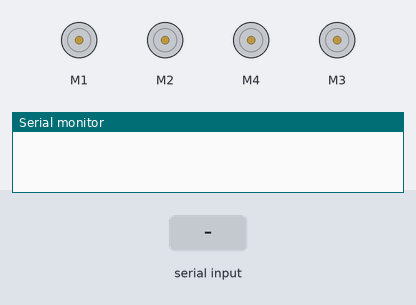
Recording of a sketch running on a simulated ATtiny85, built with avr-gcc and run on an emulated ATtiny85. Shown: 4 × DC motor (green arrow = forward, orange = backward, longer = faster), the last lines printed to the serial monitor. Inputs (shaded band) come from the test bench.

Above: at 1.2 s.
1.3 s: "90,45,200c" received over Serial
At 1.4 s:
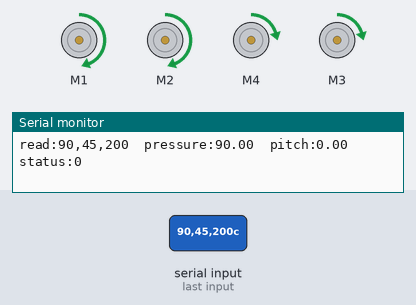
3.0 s: "30,150c" received over Serial
At 3.7 s:
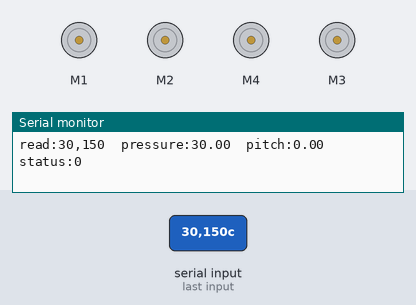
4.7 s: "5c" received over Serial
At 4.8 s:
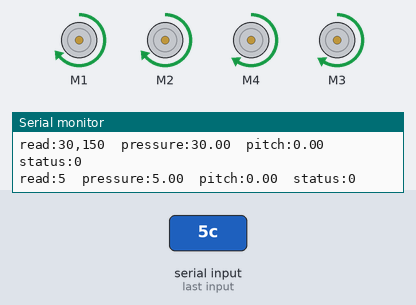
6.4 s: "200c" received over Serial
At 6.5 s:
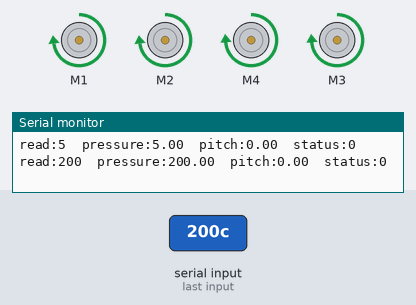
8.1 s: "1,90c" received over Serial
At 8.8 s:
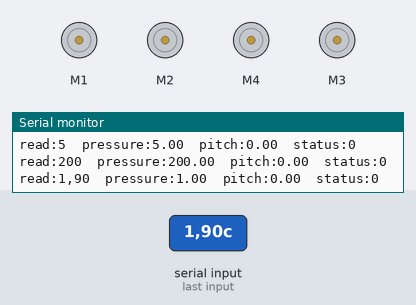
Timing chart, 0 to 10.8 s (numbered marks = the images above; inputs shaded):
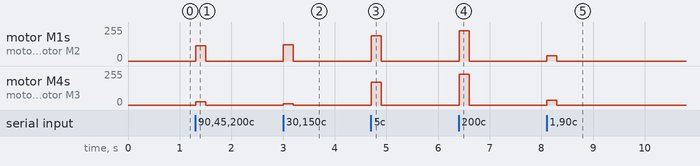

The sketch:

_DTouchCar.ino
```cpp
// (licence header left out)
// Core library for code-sense - IDE-based
#if defined(WIRING) // Wiring specific
#include "Wiring.h"
#elif defined(MAPLE_IDE) // Maple specific
#include "WProgram.h"
#elif defined(MPIDE) // chipKIT specific
#include "WProgram.h"
#elif defined(DIGISPARK) // Digispark specific
#include "Arduino.h"
#elif defined(ENERGIA) // LaunchPad specific
#include "Energia.h"
#elif defined(LITTLEROBOTFRIENDS) // LittleRobotFriends specific
#include "LRF.h"
#elif defined(MICRODUINO) // Microduino specific
#include "Arduino.h"
#elif defined(SPARK) || defined(PARTICLE) // Particle / Spark specific
#include "Arduino.h"
#elif defined(TEENSYDUINO) // Teensy specific
#include "Arduino.h"
#elif defined(REDBEARLAB) // RedBearLab specific
#include "Arduino.h"
#elif defined(ESP8266) // ESP8266 specific
#include "Arduino.h"
#elif defined(ARDUINO) // Arduino 1.0 and 1.5 specific
#include "Arduino.h"
#else // error
#error Platform not defined
#endif // end IDE

// Set parameters


// Include application, user and local libraries
#include <AFMotor/AFMotor.h>
#include <SoftwareSerial.h>
// Prototypes


// Define variables and constants
//SoftwareSerial BLE(0,1);

AF_DCMotor motorRB(1);//右后轮
AF_DCMotor motorRF(2);//右前轮
AF_DCMotor motorLF(3);//左前轮
AF_DCMotor motorLB(4);//左后轮

int carSpeed; //小车的速度
long status;//小车状态
int changed;
float RFzw=1,RBzw=1,LFzw=0.9,LBzw=0.9;//四个轮胎的速度系数
String readStr;
String pressureStr;
String pitchStr;
String statusStr;
float pressure,pitch;
void goBackward(float speed);
void trun(float angle);
void stop();
void goForward(float speed);
void setSpeed();
void turnAround(int direction);//0向左转，1向右转

// Add setup code
void setup()
{

    Serial.begin(9600);
    changed=0;
    // turn on motor
    carSpeed=150;
    status=0;
    stop();

}

// Add loop code
void loop()
{
    if (Serial.available()) {
        readStr=Serial.readStringUntil('c');
        pressureStr=readStr.substring(0, 5);
        pitchStr=readStr.substring(7, 12);
        statusStr=readStr.substring(14, 15);

        pressure=pressureStr.toFloat();
        pitch=pitchStr.toFloat();
        status=statusStr.toInt();
        Serial.print("read:");
        Serial.print(readStr);
        Serial.print("\tpressure:");
        Serial.print(pressure);
        Serial.print("\tpitch:");
        Serial.print(pitch);
        Serial.print("\tstatus:");
        Serial.print(status);
        Serial.print("\n");
        changed=0;
    }else{
        changed++;
    }
    if (changed>=300){
        if (changed>=1000) {
            changed=300;
        }
        stop();
    }else{
        trun(pitch);
        if (status==0) {
            goForward(pressure);
        }else{
            goBackward(pressure);
        }

    }


}

void trun(float angle){
    RFzw=1;
    RBzw=1;
    LFzw=0.9;
    LBzw=0.9;
    if (angle>=0) {
        if (angle>=1) {
            angle=1;
        }
        angle=1-angle;
        LBzw=angle*LBzw;
        LFzw=angle*LFzw;

    }else{
        if (angle<=-1) {
            angle=-1;
        }
        angle=1+angle;
        RBzw=angle*RBzw;
        RFzw=angle*RFzw;
    }

}

void goBackward(float speed){
    speed=speed/6.666;
    carSpeed=speed*255;
    motorRB.run(BACKWARD);
    motorRF.run(BACKWARD);
    motorLB.run(BACKWARD);
    motorLF.run(BACKWARD);

    setSpeed();
}

void stop(){
    motorRB.run(RELEASE);
    motorRF.run(RELEASE);
    motorLB.run(RELEASE);
    motorLF.run(RELEASE);
}

void goForward(float speed){
    speed=speed/6.666;
    carSpeed=speed*255;
    motorRB.run(FORWARD);
    motorRF.run(FORWARD);
    motorLB.run(FORWARD);
    motorLF.run(FORWARD);

    setSpeed();
}

void setSpeed(){
    motorRF.setSpeed(carSpeed*RFzw);
    motorLF.setSpeed(carSpeed*LFzw);
    motorLB.setSpeed(carSpeed*LBzw);
    motorRB.setSpeed(carSpeed*RBzw);
}

void turnAround(int direction){
    if (direction==0) {
        motorLB.run(BACKWARD);
        motorLF.run(BACKWARD);
        motorRB.run(FORWARD);
        motorRF.run(FORWARD);
    }else{
        motorRB.run(BACKWARD);
        motorRF.run(BACKWARD);
        motorLB.run(FORWARD);
        motorLF.run(FORWARD);
    }
    setSpeed();
}
```

Measured:
- after the input at 1.3 s, motor M1, motor M2: stopped → forward 114/255 at once, → stopped 0.19 s later; motor M4, motor M3: stopped → forward 25/255 at once, → stopped 0.19 s later
- after the input at 3.0 s, motor M1, motor M2: stopped → forward 123/255 at once, → stopped 0.19 s later; motor M4, motor M3: stopped → forward 8/255 at once, → stopped 0.19 s later
- after the input at 4.7 s, motor M1, motor M2: stopped → forward 191/255 at once, → stopped 0.19 s later; motor M4, motor M3: stopped → forward 171/255 at once, → stopped 0.19 s later
- after the input at 6.4 s, motor M1, motor M2: stopped → forward 226/255 at once, → stopped 0.19 s later; motor M4, motor M3: stopped → forward 229/255 at once, → stopped 0.19 s later
- after the input at 8.1 s, motor M1, motor M2: stopped → forward 38/255 at once, → stopped 0.19 s later; motor M4, motor M3: stopped → forward 34/255 at once, → stopped 0.19 s later
